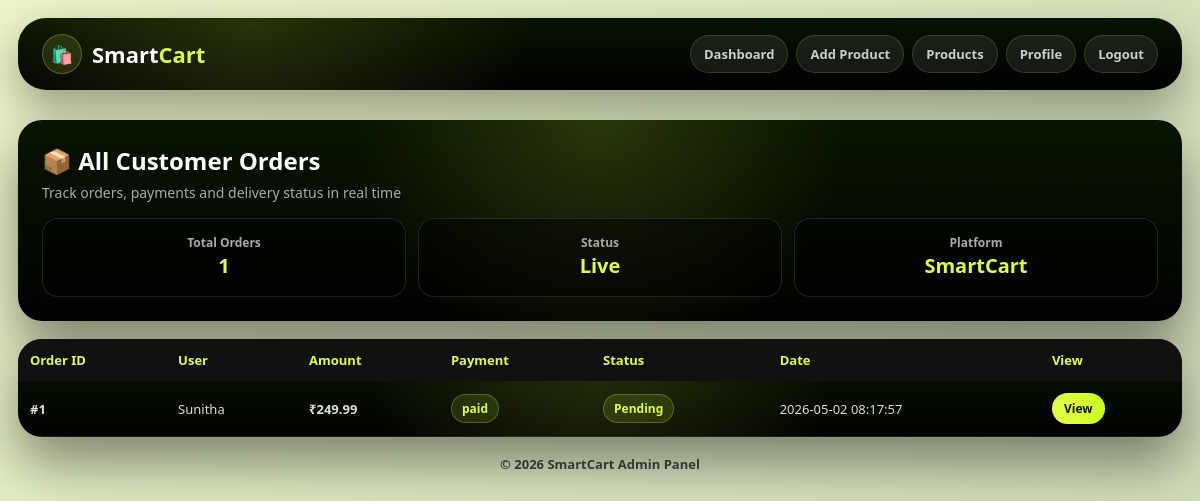
The app's page /admin/orders (signed in), older data.
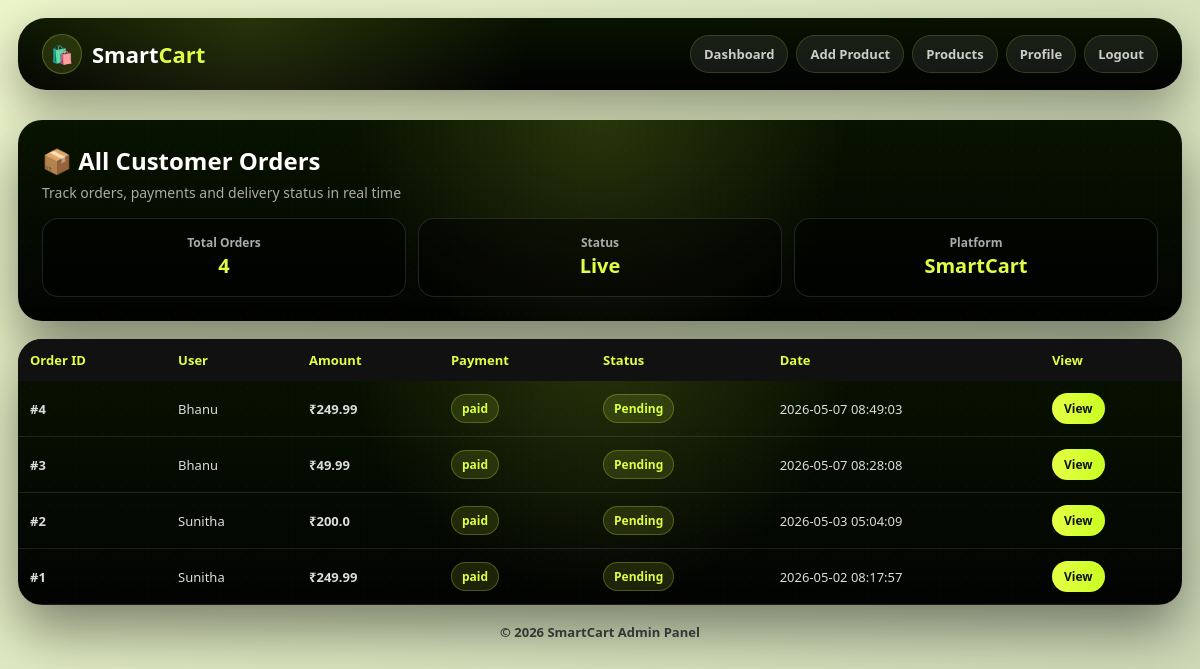
The same page, newer data.
### tables this page shows
CREATE TABLE orders (
    order_id INTEGER PRIMARY KEY AUTOINCREMENT,
    user_id INTEGER,
    address_id INTEGER,
    razorpay_order_id TEXT,
    razorpay_payment_id TEXT,
    amount REAL,
    payment_status TEXT,
    order_status TEXT DEFAULT 'Pending',
    created_at TIMESTAMP DEFAULT CURRENT_TIMESTAMP
);

CREATE TABLE users (
    user_id INTEGER PRIMARY KEY AUTOINCREMENT,
    name TEXT NOT NULL,
    email TEXT UNIQUE NOT NULL,
    password TEXT NOT NULL,
    profile_image TEXT
);

### app.py (the view)
@app.route('/admin/orders')
def admin_orders():
    if 'admin_id' not in session:
        flash("Please login as admin!", "danger")
        return redirect('/admin-login')
    conn = get_db_connection()
    cursor = conn.cursor()
    cursor.execute("""
        SELECT o.order_id, o.user_id, o.amount,
               o.payment_status, o.order_status, o.created_at,
               u.name AS username
        FROM orders o
        LEFT JOIN users u ON o.user_id = u.user_id
        ORDER BY o.created_at DESC
    """)
    orders = cursor.fetchall()
    cursor.close()
    conn.close()
    return render_template("admin/order_list.html", orders=orders)

### app.py (called while the page is built)
def get_db_connection():
    import sqlite3
    conn = sqlite3.connect(config.DB_NAME)
    conn.row_factory = sqlite3.Row
    return conn

### templates/admin/order_list.html (shortened to what this page needs)
<!DOCTYPE html>
<html lang="en">
<head>
</head>
<body>
<div class="navbar">
    <div class="logo">
        <div class="logo-icon">🛍️</div>
        <h1>Smart<span>Cart</span></h1>
    </div>
    <div class="nav-links" id="navLinks">
        <a href="/admin-dashboard">Dashboard</a>
        <a href="/admin/add-item">Add Product</a>
        <a href="/admin/item-list">Products</a>
        <a href="/admin/profile">Profile</a>
        <a href="/admin-logout">Logout</a>
    </div>
</div>
<div class="container">
    <div class="header-card">
        <h2>📦 All Customer Orders</h2>
        <p>Track orders, payments and delivery status in real time</p>
        <div class="stats">
            <div class="stat-box">
                <h4>Total Orders</h4>
                <p>{{ orders|length }}</p>
            </div>
            <div class="stat-box">
                <h4>Status</h4>
                <p>Live</p>
            </div>
            <div class="stat-box">
                <h4>Platform</h4>
                <p>SmartCart</p>
            </div>
        </div>
    </div>
    <div class="table-card">
        <div class="table-wrap">
            <table>
                <tr>
                    <th>Order ID</th>
                    <th>User</th>
                    <th>Amount</th>
                    <th>Payment</th>
                    <th>Status</th>
                    <th>Date</th>
                    <th>View</th>
                </tr>
                {% for order in orders %}
                <tr>
                    <td><strong>#{{ order.order_id }}</strong></td>
                    <td>{{ order.username }}</td>
                    <td><strong>₹{{ order.amount }}</strong></td>
                    <td><span class="badge payment">{{ order.payment_status }}</span></td>
                    <td><span class="badge status">{{ order.order_status }}</span></td>
                    <td>{{ order.created_at }}</td>
                    <td>
                        <a class="btn" href="/admin/order/{{ order.order_id }}">View</a>
                    </td>
                </tr>
                {% endfor %}
            </table>
        </div>
    </div>
    <div class="footer">
        © 2026 SmartCart Admin Panel
    </div>
</div>
</body>
</html>

### templates/admin/order_list.html (style rules this page uses)
* { margin:0; padding:0; box-sizing:border-box; font-family:'Segoe UI',sans-serif; }
html,body { width:100%; overflow-x:hidden; }
body { min-height:100vh; background:linear-gradient(135deg,#ecf4c9,#cbd8b6); color:#fff; }
.navbar { width:calc(100% - 36px); margin:18px auto; padding:16px 24px; display:flex; justify-content:space-between; align-items:center; gap:12px; border-radius:28px; background: radial-gradient(circle at 20% 0%, rgba(223,255,69,.14), transparent 30%), linear-gradient(180deg,#081300,#020302 85%); box-shadow:0 18px 45px rgba(0,0,0,.35); flex-wrap:wrap; }
.logo { display:flex; align-items:center; gap:10px; color:white; min-width:0; }
.logo-icon { width:40px; height:40px; min-width:40px; border-radius:50%; background:rgba(223,255,69,.12); border:1px solid rgba(223,255,69,.25); display:flex; align-items:center; justify-content:center; font-size:18px; }
.logo h1 { font-size:22px; font-weight:900; white-space:nowrap; }
.logo span { color:#dfff45; }
.nav-links { display:flex; gap:8px; flex-wrap:wrap; justify-content:flex-end; }
.nav-links a { text-decoration:none; color:#ccc; padding:9px 13px; border-radius:20px; font-size:13px; font-weight:700; transition:.3s; background:rgba(255,255,255,.08); border:1px solid rgba(223,255,69,.16); white-space:nowrap; }
.container { width:100%; max-width:1200px; margin:0 auto; padding:12px 18px; }
.header-card { padding:24px; border-radius:24px; margin-bottom:18px; background: radial-gradient(circle at top, rgba(223,255,69,.15), transparent 40%), linear-gradient(180deg,#081300,#020302); box-shadow:0 25px 55px rgba(0,0,0,.45); position:relative; overflow:hidden; }
.header-card::before, .table-card::before { content:""; position:absolute; inset:0; background-image:radial-gradient(rgba(211,255,65,.25) 1px, transparent 1px); background-size:9px 9px; opacity:.08; pointer-events:none; }
.header-card > *, .table-card > * { position:relative; z-index:2; }
.header-card h2 { font-size:24px; margin-bottom:5px; color:#fff; word-break:break-word; }
.header-card p { color:#aaa; font-size:14px; line-height:1.5; }
.stats { margin-top:15px; display:grid; grid-template-columns:repeat(auto-fit,minmax(140px,1fr)); gap:12px; }
.stat-box { background:rgba(0,0,0,.45); padding:15px; border-radius:16px; text-align:center; border:1px solid rgba(255,255,255,.12); }
.stat-box h4 { font-size:12px; color:#aaa; }
.stat-box p { font-size:20px; font-weight:800; color:#dfff45; word-break:break-word; }
.table-card { border-radius:24px; overflow:hidden; background: radial-gradient(circle at top, rgba(223,255,69,.15), transparent 40%), linear-gradient(180deg,#081300,#020302); box-shadow:0 25px 55px rgba(0,0,0,.45); position:relative; }
.table-wrap { width:100%; overflow-x:auto; -webkit-overflow-scrolling:touch; }
table { width:100%; border-collapse:collapse; min-width:800px; }
th { background:#111; padding:12px; text-align:left; font-size:13px; color:#dfff45; position:sticky; top:0; white-space:nowrap; }
td { padding:12px; border-bottom:1px solid rgba(255,255,255,.1); font-size:13px; color:#ddd; vertical-align:middle; }
.badge { display:inline-block; padding:5px 10px; border-radius:20px; font-size:12px; font-weight:700; white-space:nowrap; }
.payment, .status { background:rgba(223,255,69,.12); color:#dfff45; border:1px solid rgba(223,255,69,.25); }
.btn { display:inline-block; padding:7px 12px; background:linear-gradient(90deg,#e6ff45,#c9ff22); color:#111; text-decoration:none; border-radius:20px; font-size:12px; font-weight:800; white-space:nowrap; }
.footer { width:100%; text-align:center; padding:18px 10px; color:#444; font-size:13px; font-weight:700; }

Row changes from the older to the newer data that the page shows:
added orders: order_id "4", username "Bhanu", amount "249.99", payment_status "paid", order_status "Pending", created_at "2026-05-07 08:49:03"
added orders: order_id "3", username "Bhanu", amount "49.99", payment_status "paid", order_status "Pending", created_at "2026-05-07 08:28:08"
added orders: order_id "2", username "Sunitha", amount "200.0", payment_status "paid", order_status "Pending", created_at "2026-05-03 05:04:09"
Text that changed along with them:
{{ orders|length }}: "1" → "4"
